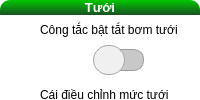
                     <widget class="QFrame" name="Bot_Ctrl_frame_1">
                      <property name="styleSheet">
                       <string notr="true">background-color: rgb(255, 255, 255);
border-radius: 10px;</string>
                      </property>
                      <property name="frameShape">
                       <enum>QFrame::StyledPanel</enum>
                      </property>
                      <property name="frameShadow">
                       <enum>QFrame::Raised</enum>
                      </property>
                      <layout class="QVBoxLayout" name="verticalLayout_25">
                       <property name="spacing">
                        <number>0</number>
                       </property>
                       <property name="leftMargin">
                        <number>0</number>
                       </property>
                       <property name="topMargin">
                        <number>0</number>
                       </property>
                       <property name="rightMargin">
                        <number>0</number>
                       </property>
                       <property name="bottomMargin">
                        <number>0</number>
                       </property>
                       <item>
                        <widget class="QPushButton" name="Bot_Ctrl_frame1_header">
                         <property name="font">
                          <font>
                           <family>Segoe UI</family>
                           <pointsize>10</pointsize>
                           <weight>75</weight>
                           <bold>true</bold>
                          </font>
                         </property>
                         <property name="styleSheet">
                          <string notr="true">color: rgb(255, 255, 255);
background-color: qlineargradient(spread:pad, x1:0, y1:0, x2:0, y2:1, stop:0 rgba(0, 201, 0, 255), stop:1 rgba(25, 81, 36, 255));
border-bottom-left-radius: 0px;
border-bottom-right-radius: 0px;</string>
                         </property>
                         <property name="text">
                          <string>Tưới</string>
                         </property>
                        </widget>
                       </item>
                       <item>
                        <widget class="QFrame" name="Bot_Ctrl_frame1_body">
                         <property name="frameShape">
                          <enum>QFrame::StyledPanel</enum>
                         </property>
                         <property name="frameShadow">
                          <enum>QFrame::Raised</enum>
                         </property>
                         <widget class="QLabel" name="label_6">
                          <property name="geometry">
                           <rect>
                            <x>40</x>
                            <y>5</y>
                            <width>151</width>
                            <height>20</height>
                           </rect>
                          </property>
                          <property name="styleSheet">
                           <string notr="true">color: rgb(0, 0, 0);</string>
                          </property>
                          <property name="text">
                           <string>Công tắc bật tắt bơm tưới</string>
                          </property>
                         </widget>
                         <widget class="QLabel" name="label_10">
                          <property name="geometry">
                           <rect>
                            <x>40</x>
                            <y>70</y>
                            <width>141</width>
                            <height>20</height>
                           </rect>
                          </property>
                          <property name="styleSheet">
                           <string notr="true">color: rgb(0, 0, 0);</string>
                          </property>
                          <property name="text">
                           <string>Cái điều chỉnh mức tưới</string>
                          </property>
                         </widget>
                         <widget class="QSlider" name="Demo_btn">
                          <property name="geometry">
                           <rect>
                            <x>80</x>
                            <y>20</y>
                            <width>81</width>
                            <height>51</height>
                           </rect>
                          </property>
                          <property name="minimumSize">
                           <size>
                            <width>0</width>
                            <height>35</height>
                           </size>
                          </property>
                          <property name="maximumSize">
                           <size>
                            <width>16777215</width>
                            <height>16777215</height>
                           </size>
                          </property>
                          <property name="styleSheet">
                           <string notr="true">QSlider::groove:horizotal{
	border: 1px solid rgb(156, 156, 156);
	color: rgb(0, 0, 255);
	height: 20px;
	width: 45px;
	border-radius: 10px;
	background-color: rgb(200, 200, 200);
	margin: 1px;
}
QSlider::handle:horizotal{
	border:  1px solid rgb(165, 165, 165);
	background-color: rgb(240, 240, 240);
	height: 30px;
	width: 30px;
	border-radius: 15px;
	margin: -5px;
}

QSlider{
	
	background-color: rgba(255, 255, 255, 0);
}</string>
                          </property>
                          <property name="maximum">
                           <number>1</number>
                          </property>
                          <property name="pageStep">
                           <number>1</number>
                          </property>
                          <property name="value">
                           <number>0</number>
                          </property>
                          <property name="sliderPosition">
                           <number>0</number>
                          </property>
                          <property name="orientation">
                           <enum>Qt::Horizontal</enum>
                          </property>
                         </widget>
                         <widget class="QSlider" name="Sprinkers">
                          <property name="geometry">
                           <rect>
                            <x>20</x>
                            <y>100</y>
                            <width>211</width>
                            <height>22</height>
                           </rect>
                          </property>
                          <property name="styleSheet">
                           <string notr="true">QSlider::groove:Sprinkers{
	border: none;
	height: 10px;
	border-radius: 5px;
	margin: 10px;
	
	background-color: qlineargradient(spread:reflect, x1:0, y1:1, x2:1, y2:0, stop:0.0789133 rgba(0, 246, 255, 255), stop:0.467626 rgba(0, 171, 255, 255), stop:0.937904 rgba(0, 111, 255, 255));
}
QSlider::handle:Sprinkers{
	border: 1px solid  rgb(150, 150, 150);
	background-color: qradialgradient(spread:pad, cx:0.5, cy:0.5, radius:0.5, fx:0.5, fy:0.5, stop:0.169154 rgba(74, 74, 55, 255), stop:1 rgba(255, 255, 255, 255));
	height: 20px;
	width: 20px;
	border-radius: 10px;
	margin: -6px;
}</string>
                          </property>
                          <property name="orientation">
                           <enum>Qt::Horizontal</enum>
                          </property>
                         </widget>
                        </widget>
                       </item>
                      </layout>
                     </widget>
